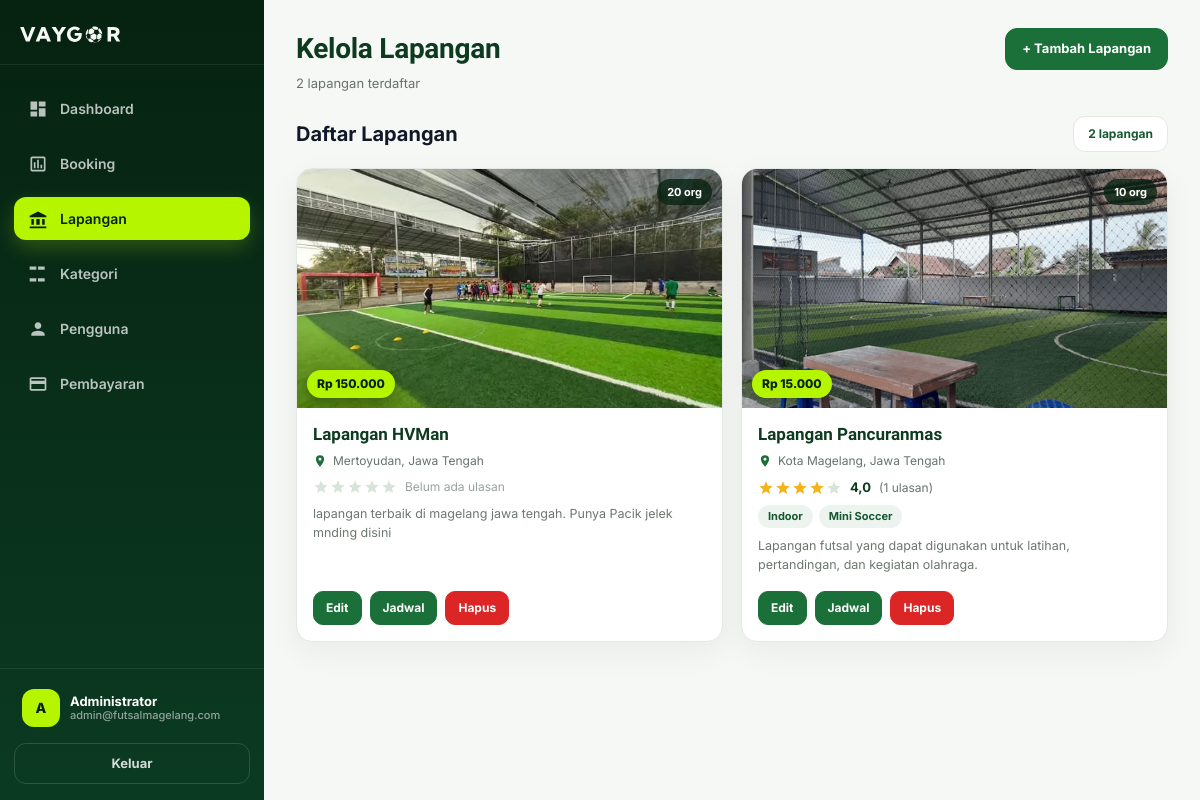
Screenshot of /admin/fields.php (signed in) with the database file from the repository.
### tables this page shows
CREATE TABLE `users` (
  `id` int UNSIGNED NOT NULL,
  `name` varchar(100) NOT NULL,
  `email` varchar(100) NOT NULL,
  `phone` varchar(20) DEFAULT NULL,
  `password` varchar(255) NOT NULL,
  `role` enum('user','admin') NOT NULL DEFAULT 'user',
  `status` enum('active','inactive') NOT NULL DEFAULT 'active',
  `created_at` timestamp NULL DEFAULT CURRENT_TIMESTAMP,
  `updated_at` timestamp NULL DEFAULT CURRENT_TIMESTAMP ON UPDATE CURRENT_TIMESTAMP
);

CREATE TABLE `fields` (
  `id` int UNSIGNED NOT NULL,
  `name` varchar(100) NOT NULL,
  `location` varchar(255) NOT NULL,
  `description` text,
  `capacity` int DEFAULT '10',
  `price` decimal(12,2) NOT NULL DEFAULT '0.00',
  `image` varchar(255) DEFAULT NULL
);

### config/helpers.php (called while the page is built, shortened)
<?php
function db(): PDO
{
    static $pdo = null;
    if ($pdo === null) {
        $pdo = new PDO(
            'mysql:host=localhost;dbname=db_futsal;charset=utf8mb4',
            'root',
            '',
            [
                PDO::ATTR_ERRMODE            => PDO::ERRMODE_EXCEPTION,
                PDO::ATTR_DEFAULT_FETCH_MODE => PDO::FETCH_ASSOC,
            ]
        );
    }
    return $pdo;
}
function e($value): string
{
    return htmlspecialchars((string) $value, ENT_QUOTES, 'UTF-8');
}

### admin/_upload.php (called while the page is built, shortened)
<?php
function resolve_image(string $image): ?string
{
    $candidates = [];
    if (str_starts_with($image, 'assets/')) {
        $candidates[] = $image;
    } elseif (str_starts_with($image, 'uploads/')) {
        $candidates[] = $image;
        $candidates[] = 'assets/' . $image;
        $candidates[] = 'assets/images/' . substr($image, 8);
    } else {
        $candidates[] = 'assets/uploads/' . $image;
        $candidates[] = 'assets/images/' . $image;
        $candidates[] = 'uploads/' . $image;
    }
    $root = dirname(__DIR__);
    foreach ($candidates as $rel) {
        if (is_file($root . '/' . $rel)) {
            return $rel;
        }
    }
    return null;
}
function image_src(?string $image, string $base): ?string
{
    $rel = resolve_image($image);
    return $rel === null ? null : rtrim($base, '/') . '/' . $rel;
}

### admin/fields.php (the view, shortened to what this page needs)
<?php
require_once __DIR__ . '/../config/helpers.php';
require_once __DIR__ . '/_upload.php';
$pdo = db();
$cats  = $pdo->query('SELECT id_kat, name_kat FROM kategori ORDER BY name_kat')->fetchAll();
$action = (string) ($_GET['action'] ?? 'list');
$errors = [];
$form = [
    'id'          => 0,
    'name'        => '',
    'location'    => '',
    'description' => '',
    'capacity'    => 10,
    'price'       => '',
    'image'       => null,
    'kategori'    => [],
];
$base      = '..';
require __DIR__ . '/../includes/head.php';
function vaygor_admin_stars($avg): string
{
    $avg  = (float) $avg;
    $full = min(5, max(0, (int) round($avg)));
    $out  = '';
    for ($i = 1; $i <= 5; $i++) {
        $out .= '<svg class="admin-star' . ($i <= $full ? ' is-on' : '') . '" viewBox="0 0 24 24" aria-hidden="true"><path d="M12 17.27 18.18 21l-1.64-7.03L22 9.24l-7.19-.61L12 2 9.19 8.63 2 9.24l5.46 4.73L5.82 21z"/></svg>';
    }
    return $out;
}
?>
<div class="admin-shell">
  <?php $adminNav = 'lapangan'; require __DIR__ . '/_sidebar.php'; ?>
  <main class="admin-main">
    <?php if ($action === 'form'): ?>
      <header class="admin-topbar">
        <div>
          <h1 class="admin-page-title"><?= $form['id'] > 0 ? 'Edit Lapangan' : 'Tambah Lapangan' ?></h1>
          <p class="admin-page-sub">Data lapangan yang dijual di VAYGOR</p>
        </div>
        <a class="admin-btn-ghost" href="fields.php">&larr; Kembali</a>
      </header>
      <?php if ($errors): ?>
        <div class="admin-flash is-err">
          <?php foreach ($errors as $i => $msg): ?>
            <?= $i > 0 ? '<br>' : '' ?><?= e($msg) ?>
          <?php endforeach; ?>
        </div>
      <?php endif; ?>
      <section class="admin-panel">
        <form class="admin-form" method="post" enctype="multipart/form-data">
          <?= csrf_field() ?>
          <input type="hidden" name="op" value="save">
          <input type="hidden" name="id" value="<?= (int) $form['id'] ?>">
          <div class="admin-form-grid">
            <div class="admin-field">
              <label for="name">Nama Lapangan</label>
              <input class="admin-input" id="name" type="text" name="name" value="<?= e($form['name']) ?>" required>
            </div>
            <div class="admin-field">
              <label for="price">Harga (Rp)</label>
              <input class="admin-input" id="price" type="number" name="price" min="0" step="1000"
                     value="<?= e($form['price']) ?>" required>
            </div>
            <div class="admin-field">
              <label for="capacity">Kapasitas</label>
              <input class="admin-input" id="capacity" type="number" name="capacity" min="0"
                     value="<?= e($form['capacity']) ?>">
            </div>
            <div class="admin-field">
              <label for="location">Lokasi</label>
              <input class="admin-input" id="location" type="text" name="location" value="<?= e($form['location']) ?>" required>
            </div>
            <div class="admin-field full">
              <label>Kategori</label>
              <div class="admin-check-group">
                <?php foreach ($cats as $c): ?>
                  <label class="admin-check">
                    <input type="checkbox" name="kategori[]" value="<?= (int) $c['id_kat'] ?>"
                           <?= in_array((int) $c['id_kat'], $form['kategori'], true) ? 'checked' : '' ?>>
                    <?= e($c['name_kat']) ?>
                  </label>
                <?php endforeach; ?>
              </div>
            </div>
            <div class="admin-field full">
              <label for="description">Deskripsi</label>
              <textarea class="admin-textarea" id="description" name="description"><?= e($form['description']) ?></textarea>
            </div>
            <div class="admin-field full">
              <label for="image">Gambar (JPG/PNG/WEBP, maks 2MB)</label>
              <input class="admin-input" id="image" type="file" name="image" accept="image/jpeg,image/png,image/webp">
              <?php $current = image_src($form['image'], '..'); ?>
              <?php if ($current): ?>
                <div class="admin-current-img">
                  <img class="admin-thumb" src="<?= e($current) ?>" alt="">
                  <span>Gambar saat ini</span>
                </div>
              <?php elseif (!empty($form['image'])): ?>
                <span class="admin-help">Gambar tercatat: <?= e($form['image']) ?> (file tidak ditemukan)</span>
              <?php endif; ?>
            </div>
          </div>
          <div class="admin-form-actions">
            <button class="admin-btn" type="submit">Simpan</button>
            <a class="admin-btn-ghost" href="fields.php">Batal</a>
          </div>
        </form>
      </section>
    <?php else: ?>
      <?php
      $fields = $pdo->query(
          "SELECT f.*,
             (SELECT GROUP_CONCAT(k.name_kat ORDER BY k.name_kat SEPARATOR ', ')
              FROM fields_kat fk
              JOIN kategori k ON k.id_kat = fk.id_kat
              WHERE fk.id_field = f.id) AS kategori,
             (SELECT AVG((b.rate_service + b.rate_comfort + b.rate_place) / 3)
              FROM bookings b
              WHERE b.id_field = f.id
                AND b.rate_service > 0 AND b.rate_comfort > 0 AND b.rate_place > 0) AS rating_avg,
             (SELECT COUNT(*)
              FROM bookings b
              WHERE b.id_field = f.id
                AND b.rate_service > 0 AND b.rate_comfort > 0 AND b.rate_place > 0) AS rating_count
           FROM fields f
           ORDER BY f.id DESC"
      )->fetchAll();
      ?>
      <header class="admin-topbar">
        <div>
          <h1 class="admin-page-title">Kelola Lapangan</h1>
          <p class="admin-page-sub"><?= count($fields) ?> lapangan terdaftar</p>
        </div>
        <a class="admin-btn" href="fields.php?action=new">+ Tambah Lapangan</a>
      </header>
      <section>
        <div class="admin-panel-head">
          <h2 class="text-xl font-bold">Daftar Lapangan</h2>
          <span class="admin-top-date"><?= count($fields) ?> lapangan</span>
        </div>
        <?php if (!$fields): ?>
          <div class="admin-empty">Belum ada lapangan. Tambahkan lapangan pertama.</div>
        <?php else: ?>
          <div class="admin-cards">
            <?php foreach ($fields as $f): ?>
              <?php
                $src = image_src($f['image'], '..');
                $avg = (float) $f['rating_avg'];
                $cnt = (int) $f['rating_count'];
                $tags = array_filter(array_map('trim', explode(',', (string) $f['kategori'])));
              ?>
              <article class="admin-card">
                <div class="admin-card-media">
                  <?php if ($src): ?>
                    <img src="<?= e($src) ?>" alt="<?= e($f['name']) ?>" loading="lazy">
                  <?php endif; ?>
                  <span class="admin-card-price">Rp <?= number_format((float) $f['price'], 0, ',', '.') ?></span>
                  <span class="admin-card-cap"><?= (int) $f['capacity'] ?> org</span>
                </div>
                <div class="admin-card-body">
                  <h3 class="admin-card-title"><?= e($f['name']) ?></h3>
                  <p class="admin-card-loc">
                    <svg viewBox="0 0 24 24" aria-hidden="true"><path d="M12 2a7 7 0 0 0-7 7c0 5.25 7 13 7 13s7-7.75 7-13a7 7 0 0 0-7-7zm0 9.5A2.5 2.5 0 1 1 12 6.5a2.5 2.5 0 0 1 0 5z"/></svg>
                    <?= e($f['location']) ?>
                  </p>
                  <div class="admin-card-rate">
                    <span class="admin-stars"><?= vaygor_admin_stars($avg) ?></span>
                    <?php if ($cnt > 0): ?>
                      <b><?= number_format($avg, 1, ',', '.') ?></b>
                      <span class="admin-card-rate-cnt">(<?= $cnt ?> ulasan)</span>
                    <?php else: ?>
                      <span class="admin-card-rate-empty">Belum ada ulasan</span>
                    <?php endif; ?>
                  </div>
                  <?php if ($tags): ?>
                    <div class="admin-card-tags">
                      <?php foreach ($tags as $t): ?>
                        <span class="admin-card-tag"><?= e($t) ?></span>
                      <?php endforeach; ?>
                    </div>
                  <?php endif; ?>
                  <?php if ($f['description']): ?>
                    <p class="admin-card-desc"><?= e(mb_strimwidth(trim((string) $f['description']), 0, 130, '…')) ?></p>
                  <?php endif; ?>
                  <div class="admin-row-actions">
                    <a class="admin-btn-sm" href="fields.php?edit=<?= (int) $f['id'] ?>">Edit</a>
                    <a class="admin-btn-sm" href="fields.php?schedule=<?= (int) $f['id'] ?>">Jadwal</a>
                    <form method="post" onsubmit="return confirm('Hapus lapangan ini?')">
                      <button class="admin-btn-sm is-danger" type="submit">Hapus</button>
                    </form>
                  </div>
                </div>
              </article>
            <?php endforeach; ?>
          </div>
        <?php endif; ?>
      </section>
    <?php endif; ?>
  </main>
</div>
</body>
</html>

### admin/_sidebar.php (shortened to what this page needs)
<?php
$navBase     = $base ?? '';
$navUser = null;
$navUid  = (int) ($_SESSION['id'] ?? 0);
if ($navUid > 0) {
    if (!empty($GLOBALS['conn'])) {
        $navRes = mysqli_query($GLOBALS['conn'], 'SELECT name, email FROM users WHERE id = ' . $navUid . ' LIMIT 1');
        $navUser = $navRes ? mysqli_fetch_assoc($navRes) : null;
    } elseif (function_exists('db')) {
        try {
            $navStmt = db()->prepare('SELECT name, email FROM users WHERE id = ? LIMIT 1');
            $navStmt->execute([$navUid]);
            $navUser = $navStmt->fetch() ?: null;
        } catch (Throwable $e) {
            $navUser = null;
        }
    }
}
$navName     = $navUser['name'] ?? ($_SESSION['name'] ?? 'Admin');
$navEmail    = $navUser['email'] ?? '';
$navInitial  = mb_strtoupper(mb_substr(trim((string) $navName), 0, 1));
$navActive   = $adminNav ?? '';
$navItems = [
    ['dashboard',  'index.php',     'Dashboard',   'M3 13h8V3H3v10zm0 8h8v-6H3v6zm10 0h8V11h-8v10zm0-18v6h8V3h-8z'],
    ['booking',    'bookings.php',  'Booking',     'M19 3H5c-1.1 0-2 .9-2 2v14c0 1.1.9 2 2 2h14c1.1 0 2-.9 2-2V5c0-1.1-.9-2-2-2zm0 16H5V5h14v14zM7 10h2v7H7zm4-3h2v10h-2zm4 6h2v4h-2z'],
    ['lapangan',   'fields.php',    'Lapangan',    'M12 3 2 8v2h20V8L12 3zM4 12v7h3v-7H4zm6 0v7h4v-7h-4zm7 0v7h3v-7h-3zM2 21h20v2H2v-2z'],
    ['kategori',   'categories.php','Kategori',    'M2 7h8V3H2v4zm0 14h8v-4H2v4zm10 0h8v-4h-8v4zM12 3v4h8V3h-8z'],
    ['pengguna',   'users.php',     'Pengguna',    'M12 12c2.21 0 4-1.79 4-4s-1.79-4-4-4-4 1.79-4 4 1.79 4 4 4zm0 2c-2.67 0-8 1.34-8 4v2h16v-2c0-2.66-5.33-4-8-4z'],
    ['pembayaran', 'payments.php',  'Pembayaran',  'M20 4H4c-1.11 0-1.99.89-1.99 2L2 18c0 1.11.89 2 2 2h16c1.11 0 2-.89 2-2V6c0-1.11-.89-2-2-2zm0 14H4v-6h16v6zm0-10H4V6h16v2z'],
];
?>
<aside id="adminSide" class="admin-side" aria-label="Menu admin">
  <a class="admin-brand" href="<?= e($navBase) ?>/index.php">
    <img src="<?= e($navBase) ?>/assets/images/logo(1).svg" alt="VAYGOR">
  </a>
  <nav class="admin-nav">
    <?php foreach ($navItems as [$key, $href, $label, $icon]): ?>
      <a class="admin-nav-item my-1<?= $navActive === $key ? ' active' : '' ?>" href="<?= e($href) ?>"<?= $navActive === $key ? ' aria-current="page"' : '' ?>>
        <svg viewBox="0 0 24 24" aria-hidden="true"><path d="<?= $icon ?>"/></svg>
        <span><?= e($label) ?></span>
      </a>
    <?php endforeach; ?>
  </nav>
  <div class="admin-side-foot">
    <div class="admin-user">
      <span class="admin-avatar" aria-hidden="true"><?= e($navInitial) ?></span>
      <span class="admin-user-text">
        <?= e($navName) ?>
        <small><?= e($navEmail) ?></small>
      </span>
    </div>
    <a class="admin-logout" href="<?= e($navBase) ?>/logout.php">Keluar</a>
  </div>
</aside>

### rows the page displays
users: name "A", name "Administrator", email "admin@futsalmagelang.com"
fields: image (picture), price "150.000", capacity "20", name "Lapangan HVMan", location "Mertoyudan, Jawa Tengah", shows "Belum ada ulasan", description "lapangan terbaik di magelang jawa tengah. Punya Pacik jelek mnding disini"
fields: image (picture), price "15.000", capacity "10", name "Lapangan Pancuranmas", location "Kota Magelang, Jawa Tengah", avg "4,0", cnt "1", t "Indoor", t "Mini Soccer", description "Lapangan futsal yang dapat digunakan untuk latihan, pertandingan, dan kegiatan olahraga."

### other values shown
$label "Dashboard"
$label "Booking"
$label "Lapangan"
$label "Kategori"
$label "Pengguna"
$label "Pembayaran"
count($fields) "2"
